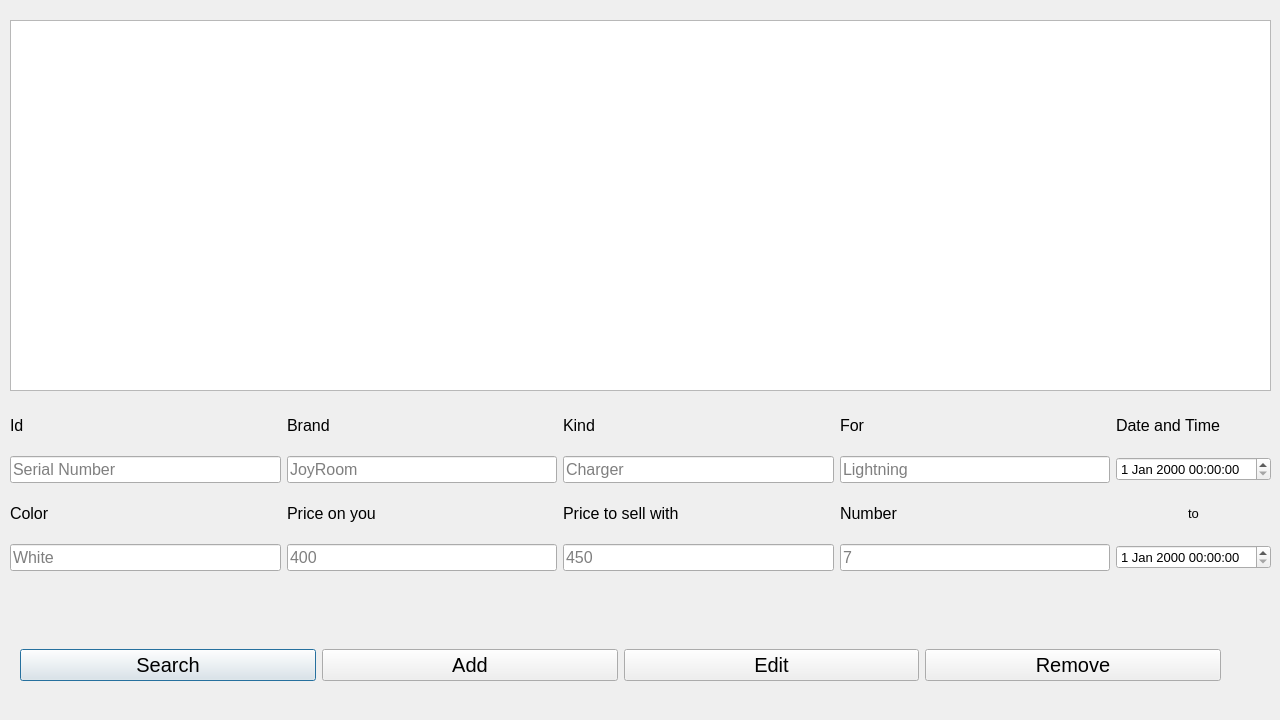
<?xml version="1.0" encoding="UTF-8"?>
<ui version="4.0">
 <class>Dialog</class>
 <widget class="QDialog" name="Dialog">
  <property name="geometry">
   <rect>
    <x>0</x>
    <y>0</y>
    <width>1280</width>
    <height>720</height>
   </rect>
  </property>
  <property name="sizePolicy">
   <sizepolicy hsizetype="Preferred" vsizetype="Preferred">
    <horstretch>0</horstretch>
    <verstretch>0</verstretch>
   </sizepolicy>
  </property>
  <property name="minimumSize">
   <size>
    <width>1280</width>
    <height>720</height>
   </size>
  </property>
  <property name="maximumSize">
   <size>
    <width>1280</width>
    <height>720</height>
   </size>
  </property>
  <property name="font">
   <font>
    <pointsize>10</pointsize>
   </font>
  </property>
  <property name="windowTitle">
   <string>Add or Edit Accessories Data</string>
  </property>
  <widget class="QListWidget" name="listWidget">
   <property name="geometry">
    <rect>
     <x>10</x>
     <y>20</y>
     <width>1261</width>
     <height>371</height>
    </rect>
   </property>
  </widget>
  <widget class="QWidget" name="layoutWidget">
   <property name="geometry">
    <rect>
     <x>10</x>
     <y>400</y>
     <width>1261</width>
     <height>171</height>
    </rect>
   </property>
   <layout class="QGridLayout" name="gridLayout">
    <item row="1" column="0">
     <widget class="QLabel" name="label_2">
      <property name="font">
       <font>
        <pointsize>12</pointsize>
       </font>
      </property>
      <property name="text">
       <string>Id</string>
      </property>
     </widget>
    </item>
    <item row="2" column="3">
     <widget class="QLineEdit" name="lineEdit_Brand">
      <property name="font">
       <font>
        <pointsize>12</pointsize>
       </font>
      </property>
      <property name="placeholderText">
       <string>JoyRoom</string>
      </property>
     </widget>
    </item>
    <item row="2" column="4">
     <widget class="QLineEdit" name="lineEdit_Kind">
      <property name="font">
       <font>
        <pointsize>12</pointsize>
       </font>
      </property>
      <property name="placeholderText">
       <string>Charger</string>
      </property>
     </widget>
    </item>
    <item row="2" column="0">
     <widget class="QLineEdit" name="lineEdit_Id">
      <property name="font">
       <font>
        <pointsize>12</pointsize>
       </font>
      </property>
      <property name="text">
       <string/>
      </property>
      <property name="placeholderText">
       <string>Serial Number</string>
      </property>
     </widget>
    </item>
    <item row="2" column="8">
     <widget class="QLineEdit" name="lineEdit_For">
      <property name="font">
       <font>
        <pointsize>12</pointsize>
       </font>
      </property>
      <property name="placeholderText">
       <string>Lightning</string>
      </property>
     </widget>
    </item>
    <item row="1" column="3">
     <widget class="QLabel" name="label_3">
      <property name="font">
       <font>
        <pointsize>12</pointsize>
       </font>
      </property>
      <property name="text">
       <string>Brand</string>
      </property>
     </widget>
    </item>
    <item row="1" column="4">
     <widget class="QLabel" name="label_5">
      <property name="font">
       <font>
        <pointsize>12</pointsize>
       </font>
      </property>
      <property name="text">
       <string>Kind</string>
      </property>
     </widget>
    </item>
    <item row="1" column="8">
     <widget class="QLabel" name="label_9">
      <property name="font">
       <font>
        <pointsize>12</pointsize>
       </font>
      </property>
      <property name="text">
       <string>For</string>
      </property>
     </widget>
    </item>
    <item row="3" column="8">
     <widget class="QLabel" name="label_12">
      <property name="font">
       <font>
        <pointsize>12</pointsize>
       </font>
      </property>
      <property name="text">
       <string>Number</string>
      </property>
     </widget>
    </item>
    <item row="4" column="8">
     <widget class="QLineEdit" name="lineEdit_Number">
      <property name="font">
       <font>
        <pointsize>12</pointsize>
       </font>
      </property>
      <property name="placeholderText">
       <string>7</string>
      </property>
     </widget>
    </item>
    <item row="1" column="9">
     <widget class="QLabel" name="label_11">
      <property name="font">
       <font>
        <pointsize>12</pointsize>
       </font>
      </property>
      <property name="text">
       <string>Date and Time</string>
      </property>
     </widget>
    </item>
    <item row="2" column="9">
     <widget class="QDateTimeEdit" name="dateTimeEdit">
      <property name="font">
       <font>
        <pointsize>10</pointsize>
       </font>
      </property>
     </widget>
    </item>
    <item row="3" column="9">
     <widget class="QLabel" name="label_13">
      <property name="text">
       <string>to</string>
      </property>
      <property name="alignment">
       <set>Qt::AlignCenter</set>
      </property>
     </widget>
    </item>
    <item row="4" column="9">
     <widget class="QDateTimeEdit" name="dateTimeEdit_2">
      <property name="font">
       <font>
        <pointsize>10</pointsize>
       </font>
      </property>
     </widget>
    </item>
    <item row="3" column="0">
     <widget class="QLabel" name="label_4">
      <property name="font">
       <font>
        <pointsize>12</pointsize>
       </font>
      </property>
      <property name="text">
       <string>Color</string>
      </property>
     </widget>
    </item>
    <item row="4" column="0">
     <widget class="QLineEdit" name="lineEdit_Color">
      <property name="font">
       <font>
        <pointsize>12</pointsize>
       </font>
      </property>
      <property name="placeholderText">
       <string>White</string>
      </property>
     </widget>
    </item>
    <item row="3" column="3">
     <widget class="QLabel" name="label_6">
      <property name="font">
       <font>
        <pointsize>12</pointsize>
       </font>
      </property>
      <property name="text">
       <string>Price on you</string>
      </property>
     </widget>
    </item>
    <item row="4" column="3">
     <widget class="QLineEdit" name="lineEdit_Price_In">
      <property name="font">
       <font>
        <pointsize>12</pointsize>
       </font>
      </property>
      <property name="placeholderText">
       <string>400</string>
      </property>
     </widget>
    </item>
    <item row="3" column="4">
     <widget class="QLabel" name="label_8">
      <property name="font">
       <font>
        <pointsize>12</pointsize>
       </font>
      </property>
      <property name="text">
       <string>Price to sell with</string>
      </property>
     </widget>
    </item>
    <item row="4" column="4">
     <widget class="QLineEdit" name="lineEdit_Price_Out">
      <property name="font">
       <font>
        <pointsize>12</pointsize>
       </font>
      </property>
      <property name="placeholderText">
       <string>450</string>
      </property>
     </widget>
    </item>
   </layout>
  </widget>
  <widget class="QWidget" name="layoutWidget">
   <property name="geometry">
    <rect>
     <x>20</x>
     <y>630</y>
     <width>1201</width>
     <height>71</height>
    </rect>
   </property>
   <layout class="QHBoxLayout" name="horizontalLayout">
    <item>
     <widget class="QPushButton" name="pushButton_Search">
      <property name="font">
       <font>
        <pointsize>15</pointsize>
       </font>
      </property>
      <property name="text">
       <string>Search</string>
      </property>
     </widget>
    </item>
    <item>
     <widget class="QPushButton" name="pushButton_Add">
      <property name="font">
       <font>
        <pointsize>15</pointsize>
       </font>
      </property>
      <property name="text">
       <string>Add</string>
      </property>
     </widget>
    </item>
    <item>
     <widget class="QPushButton" name="pushButton_Edit">
      <property name="font">
       <font>
        <pointsize>15</pointsize>
       </font>
      </property>
      <property name="text">
       <string>Edit</string>
      </property>
     </widget>
    </item>
    <item>
     <widget class="QPushButton" name="pushButton_Remove">
      <property name="font">
       <font>
        <pointsize>15</pointsize>
       </font>
      </property>
      <property name="text">
       <string>Remove</string>
      </property>
     </widget>
    </item>
   </layout>
  </widget>
 </widget>
 <resources/>
 <connections/>
</ui>
